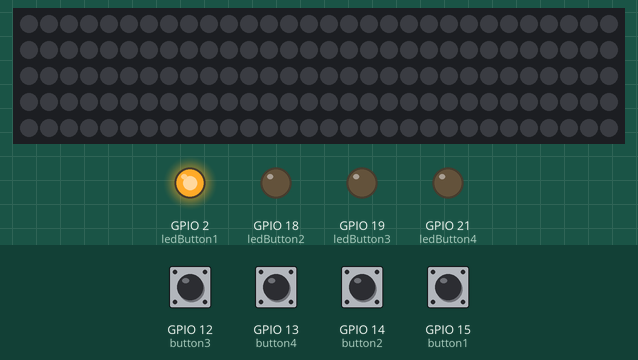
Bench run of a program on a simulated ESP32 board running MicroPython. Shown: 150 RGB LEDs in strip order, left to right, continuing on the next row, output pins drawn as LEDs (lit = HIGH). The test bench sets the inputs (shaded band); at power-on: GPIO 12 (button3), GPIO 13 (button4), GPIO 14 (button2), GPIO 15 (button1) HIGH. Random numbers come from a fixed seed.

Above: at 1.2 s.
1.3 s: GPIO 12 (button3) pulled LOW for 0.15 s
2.0 s: GPIO 14 (button2) pulled LOW for 0.15 s
At 2.21 s:
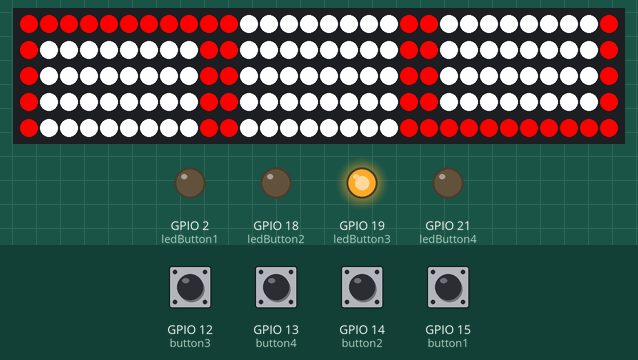
2.7 s: GPIO 13 (button4) pulled LOW for 0.15 s
3.4 s: GPIO 15 (button1) pulled LOW for 0.15 s
At 4.19 s:
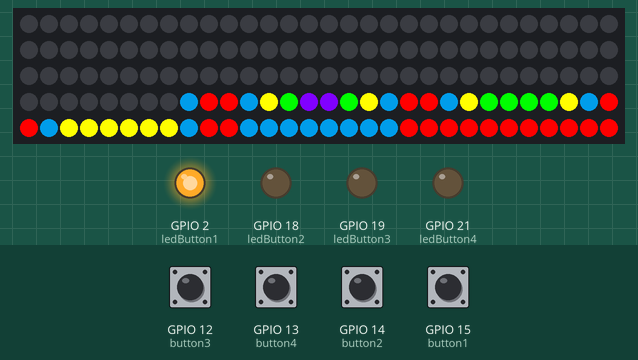
5.8 s: GPIO 14 (button2) pulled LOW for 1 s
At 7.6 s:
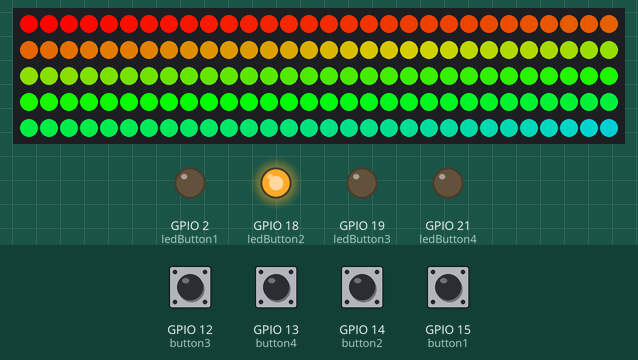
9.8 s: GPIO 13 (button4) pulled LOW for 1 s
At 11.07 s:
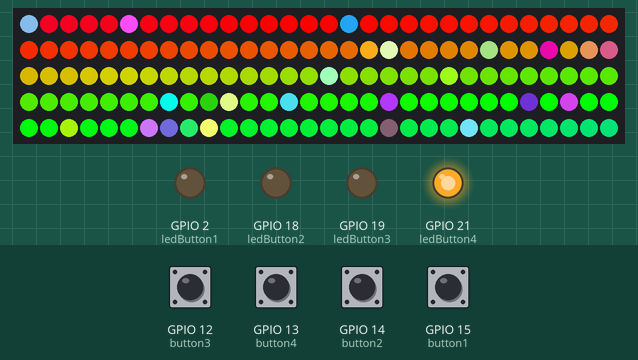
Timing chart, 0 to 12.4 s (numbered marks = the images above; inputs shaded):
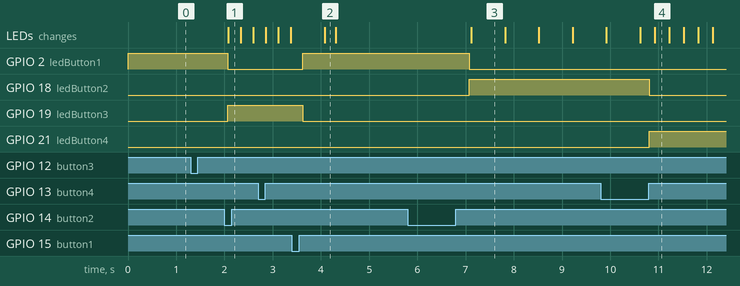

The program:

Anima__o.py
```python
#Desenvolvido por: Tiago Henrique Corsi
#Data: 13/08/2022
#Sequencia de LEDs gerando uma animação

from machine import Pin
import machine, neopixel, time, random

#handler do botão
def button_handler(pin):
  global button_pressed
  button_pressed = pin

#definição botao
button1 = Pin(15, Pin.IN, Pin.PULL_UP)
button1.irq(trigger=Pin.IRQ_RISING, handler=button_handler)
button2 = Pin(14, Pin.IN, Pin.PULL_UP)
button2.irq(trigger=Pin.IRQ_RISING, handler=button_handler)
button3 = Pin(12, Pin.IN, Pin.PULL_UP)
button3.irq(trigger=Pin.IRQ_RISING, handler=button_handler)
button4 = Pin(13, Pin.IN, Pin.PULL_UP)
button4.irq(trigger=Pin.IRQ_RISING, handler=button_handler)

button_pressed = button1

#definição leds
ledButton1 = Pin(2, mode=Pin.OUT)
ledButton2 = Pin(18, mode=Pin.OUT)
ledButton3 = Pin(19, mode=Pin.OUT)
ledButton4 = Pin(21, mode=Pin.OUT)

ledButton1.off()
ledButton2.off()
ledButton3.off()
ledButton4.off()

#n = total leds / p = pino entrada fita led
n = 150
p = 4
np = neopixel.NeoPixel(machine.Pin(p), n)


#botao1 - limpar
def clear():
  for i in range(n):
    np[i] = (0, 0, 0)
    np.write()

#botao2 - animação arco-iris
def sequencia_cores(pos):
  # Input a value 0 to 255 to get a color value.
  # The colours are a transition r - g - b - back to r.
  if pos < 0 or pos > 255:
    return (0, 0, 0)

  if pos < 85:
    return (255 - pos * 3, pos * 3, 0)

  if pos < 170:
    pos -= 85
    return (0, 255 - pos * 3, pos * 3)

  pos -= 170
  return (pos * 3, 0, 255 - pos * 3)

def funcao_arco_iris():
    for j in range(255):
        for i in range(n):
          indice = (i * 128 // n) + j
          np[i] = sequencia_cores(indice & 255)
          if button_pressed != button2:
              break
        np.write()
        if button_pressed != button2:
            break

#botao3 - animação desenho formas
def icones(tempo_espera):
    red = (255,0,0)
    white = (255,255,255)
    yellow = (255,255,0)
    blue = (0,128,192)
    green = (0,255,0)
    violet = (128,0,255)

    data1 = [red,red,red,red,red,red,red,red,red,red,
            red,white,white,white,white,white,white,white,white,red,
            red,white,white,white,white,white,white,white,white,red,
            red,white,white,white,white,white,white,white,white,red,
            red,white,white,white,white,white,white,white,white,red,
            red,white,white,white,white,white,white,white,white,red,
            red,white,white,white,white,white,white,white,white,red,
            red,white,white,white,white,white,white,white,white,red,
            red,white,white,white,white,white,white,white,white,red,
            red,white,white,white,white,white,white,white,white,red,
            red,white,white,white,white,white,white,white,white,red,
            red,white,white,white,white,white,white,white,white,red,
            red,white,white,white,white,white,white,white,white,red,
            red,white,white,white,white,white,white,white,white,red,
            red,red,red,red,red,red,red,red,red,red]

    data2 = [white,white,white,white,white,white,white,white,white,white,
            white,blue,blue,blue,blue,blue,blue,blue,blue,white,
            white,blue,white,white,white,white,white,white,blue,white,
            white,blue,white,white,white,white,white,white,blue,white,
            white,blue,white,white,white,white,white,white,blue,white,
            white,blue,white,white,white,white,white,white,blue,white,
            white,blue,white,white,white,white,white,white,blue,white,
            white,blue,white,white,white,white,white,white,blue,white,
            white,blue,white,white,white,white,white,white,blue,white,
            white,blue,white,white,white,white,white,white,blue,white,
            white,blue,white,white,white,white,white,white,blue,white,
            white,blue,white,white,white,white,white,white,blue,white,
            white,blue,white,white,white,white,white,white,blue,white,
            white,blue,blue,blue,blue,blue,blue,blue,blue,white,
            white,white,white,white,white,white,white,white,white,white]

    data3 = [white,white,white,white,white,white,white,white,white,white,
            white,white,white,white,white,white,white,white,white,white,
            white,white,yellow,yellow,yellow,yellow,yellow,yellow,white,white,
            white,white,yellow,white,white,white,white,yellow,white,white,
            white,white,yellow,white,white,white,white,yellow,white,white,
            white,white,yellow,white,white,white,white,yellow,white,white,
            white,white,yellow,white,white,white,white,yellow,white,white,
            white,white,yellow,white,white,white,white,yellow,white,white,
            white,white,yellow,white,white,white,white,yellow,white,white,
            white,white,yellow,white,white,white,white,yellow,white,white,
            white,white,yellow,white,white,white,white,yellow,white,white,
            white,white,yellow,white,white,white,white,yellow,white,white,
            white,white,yellow,yellow,yellow,yellow,yellow,yellow,white,white,
            white,white,white,white,white,white,white,white,white,white,
            white,white,white,white,white,white,white,white,white,white]

    data4 = [white,white,white,white,white,white,white,white,white,white,
            white,white,white,white,white,white,white,white,white,white,
            white,white,white,white,white,white,white,white,white,white,
            white,white,white,green,green,green,green,white,white,white,
            white,white,white,green,white,white,green,white,white,white,
            white,white,white,green,white,white,green,white,white,white,
            white,white,white,green,white,white,green,white,white,white,
            white,white,white,green,white,white,green,white,white,white,
            white,white,white,green,white,white,green,white,white,white,
            white,white,white,green,white,white,green,white,white,white,
            white,white,white,green,white,white,green,white,white,white,
            white,white,white,green,green,green,green,white,white,white,
            white,white,white,white,white,white,white,white,white,white,
            white,white,white,white,white,white,white,white,white,white,
            white,white,white,white,white,white,white,white,white,white]

    data5 = [white,white,white,white,white,white,white,white,white,white,
            white,white,white,white,white,white,white,white,white,white,
            white,white,white,white,white,white,white,white,white,white,
            white,white,white,white,white,white,white,white,white,white,
            white,white,white,white,violet,violet,white,white,white,white,
            white,white,white,white,violet,violet,white,white,white,white,
            white,white,white,white,violet,violet,white,white,white,white,
            white,white,white,white,violet,violet,white,white,white,white,
            white,white,white,white,violet,violet,white,white,white,white,
            white,white,white,white,violet,violet,white,white,white,white,
            white,white,white,white,violet,violet,white,white,white,white,
            white,white,white,white,white,white,white,white,white,white,
            white,white,white,white,white,white,white,white,white,white,
            white,white,white,white,white,white,white,white,white,white,
            white,white,white,white,white,white,white,white,white,white]

    data6 = [red,red,red,red,red,red,red,red,red,red,
            red,blue,blue,blue,blue,blue,blue,blue,blue,red,
            red,blue,yellow,yellow,yellow,yellow,yellow,yellow,blue,red,
            red,blue,yellow,green,green,green,green,yellow,blue,red,
            red,blue,yellow,green,violet,violet,green,yellow,blue,red,
            red,blue,yellow,green,violet,violet,green,yellow,blue,red,
            red,blue,yellow,green,violet,violet,green,yellow,blue,red,
            red,blue,yellow,green,violet,violet,green,yellow,blue,red,
            red,blue,yellow,green,violet,violet,green,yellow,blue,red,
            red,blue,yellow,green,violet,violet,green,yellow,blue,red,
            red,blue,yellow,green,violet,violet,green,yellow,blue,red,
            red,blue,yellow,green,green,green,green,yellow,blue,red,
            red,blue,yellow,yellow,yellow,yellow,yellow,yellow,blue,red,
            red,blue,blue,blue,blue,blue,blue,blue,blue,red,
            red,red,red,red,red,red,red,red,red,red]

    for i in range(len(data1)):
        np[i] = data1[i]
    np.write()
    time.sleep_ms(tempo_espera)

    for i in range(len(data2)):
        np[i] = data2[i]
    np.write()
    time.sleep_ms(tempo_espera)

    for i in range(len(data3)):
        np[i] = data3[i]
    np.write()
    time.sleep_ms(tempo_espera)

    for i in range(len(data4)):
        np[i] = data4[i]
    np.write()
    time.sleep_ms(tempo_espera)

    for i in range(len(data5)):
        np[i] = data5[i]
    np.write()
    time.sleep_ms(tempo_espera)

    for i in range(len(data6)):
        np[i] = data6[i]
    np.write()
    time.sleep_ms(tempo_espera)

#botao4 - animação pontos coloridos
def rand(i):
    return random.randint(0,i-1)

def animacao():
    np[rand(150)] = (rand(255),rand(255),rand(255))
    np.write()


while True:
    if button_pressed == button1:
        ledButton1.on()
        ledButton2.off()
        ledButton3.off()
        ledButton4.off()
        clear()
    elif button_pressed == button2:
        ledButton1.off()
        ledButton2.on()
        ledButton3.off()
        ledButton4.off()
        funcao_arco_iris()
    elif button_pressed == button3:
        ledButton1.off()
        ledButton2.off()
        ledButton3.on()
        ledButton4.off()
        icones(250)
    elif button_pressed == button4:
        ledButton1.off()
        ledButton2.off()
        ledButton3.off()
        ledButton4.on()
        animacao()
```

Measured:
- after the input at 1.3 s, every drawn part: stays the same
- after the input at 3.4 s, GPIO 2 (ledButton1): LOW → HIGH after 0.23 s
- after the input at 5.8 s, GPIO 2 (ledButton1): HIGH → LOW after 1.3 s; GPIO 18 (ledButton2): LOW → HIGH after 1.3 s; the LEDs: change after 1.3 s (image 3)
- after the input at 9.8 s, GPIO 18 (ledButton2): HIGH → LOW after 1.0 s; GPIO 21 (ledButton4): LOW → HIGH after 1.0 s
- what the display in image 3 shows lasts 0.7 s, from 7.1 s to 7.8 s
